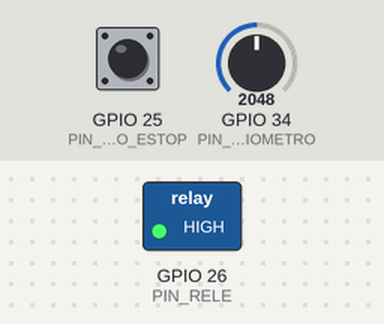
The sketch below on a simulated ESP32. Parts: switched loads named in the sketch (green lamp = pin HIGH). The test bench sets the inputs (shaded band); at power-on: GPIO 34 (PIN_POTENCIOMETRO) = 2048, GPIO 25 (PIN_BOTAO_ESTOP) HIGH. WiFi joins after 1.5 s; servers stay silent unless stated; random numbers use the default seed unless the sketch sets one; no MQTT or app messages arrive unless stated; what the sketch prints to the serial monitor is not drawn.

Above: at 2.8 s.
2.9 s: GPIO 34 (PIN_POTENCIOMETRO) set to 3778
5.5 s: GPIO 34 (PIN_POTENCIOMETRO) set to 3889
At 6.8 s:
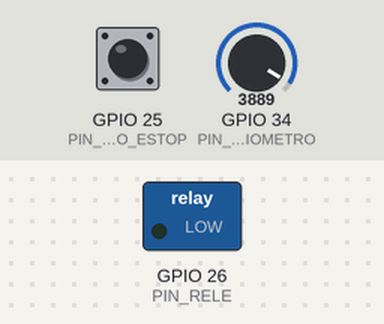
Timing chart, 0 to 8.5 s (numbered marks = the images above; inputs shaded):
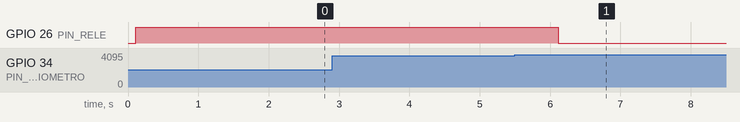

The sketch:

sketch_estop_hivemq.ino
```cpp
/*
 * ====================================================================
 * PROJETO ATIVIDADE 07: E-STOP (EMERGENCY STOP) COM HIVEMQ MQTT
 * Wokwi: https://wokwi.com/projects/478397334417475585
 * Autor original: Lucas Henrique | Adaptação: HiveMQ & Angra III
 *
 * Hardware (Wokwi):
 * - ESP32 DevKit v4
 * - Potenciômetro no GPIO 34 (Sensor Analógico de RPM / Turbina)
 * - Módulo Relé / Motor no GPIO 26 (Atuador de Potência)
 * - Botão Físico E-Stop (Vermelho) no GPIO 25 (INPUT_PULLUP)
 *
 * Broker MQTT:
 * - Host: broker.hivemq.com (Porta 1883 TCP)
 * - Tópicos:
 *   - Publicação de RPM: "angra3/turbina/rpm" e "angra3/telemetria"
 *   - Publicação de Log: "angra3/alertas"
 *   - Publicação de Status: "angra3/reator/status"
 *   - Subscrição de Comandos: "angra3/comandos/#" e "angra3/comandos/scram"
 * ====================================================================
 */

#include <WiFi.h>
#include <PubSubClient.h>

// ============================================================================
// CONFIGURAÇÃO WI-FI E BROKER HIVEMQ
// ============================================================================
const char* WIFI_SSID     = "Wokwi-GUEST";
const char* WIFI_PASSWORD = "";

// HiveMQ Broker Público Gratuito (TCP padrão porta 1883)
const char* MQTT_SERVER   = "broker.hivemq.com";
const int   MQTT_PORT     = 1883;

// ============================================================================
// MAPEAMENTO DOS PINOS FÍSICOS
// ============================================================================
const int PIN_POTENCIOMETRO = 34; // Entrada analógica (Sensor de RPM da Turbina)
const int PIN_RELE         = 26; // Saída para Relé / Motor Principal
const int PIN_BOTAO_ESTOP  = 25; // Botão Vermelho de Emergência (INPUT_PULLUP)

// ============================================================================
// TÓPICOS MQTT PADRONIZADOS
// ============================================================================
const char* TOPIC_TELEMETRIA   = "angra3/telemetria";
const char* TOPIC_RPM          = "angra3/turbina/rpm";
const char* TOPIC_COMANDO_SUB  = "angra3/comandos/#";
const char* TOPIC_STATUS       = "angra3/reator/status";
const char* TOPIC_ALERTAS      = "angra3/alertas";

// ============================================================================
// VARIÁVEIS DE CONTROLE E ESTADO
// ============================================================================
WiFiClient espClient;
PubSubClient client(espClient);

bool motorLigado = true;
const int VALOR_LIMITE_RPM = 2800; // Limite de sobrevelocidade crítica
int rpmAtual = 0;

// Temporização não bloqueante com millis()
unsigned long ultimoEnvioRPM = 0;
const unsigned long INTERVALO_ENVIO_RPM = 1500; // Envia telemetria a cada 1.5s

// Tratamento de clique e debounce do botão físico
int estadoBotaoAnterior = HIGH;
unsigned long ultimoDebounce = 0;

// Protótipos
void setupWifi();
void reconnectMQTT();
void callback(char* topic, byte* payload, unsigned int length);
void desligarMotor(const char* motivo);
void ligarMotor();
void enviarTelemetriaCompleta(int rpm);

void setup() {
  Serial.begin(115200);
  delay(100);

  Serial.println("\n==================================================");
  Serial.println("  SISTEMA DE SEGURANCA E-STOP — ESP32 + HIVEMQ   ");
  Serial.println("==================================================");

  // Configuração dos pinos de hardware
  pinMode(PIN_RELE, OUTPUT);
  pinMode(PIN_BOTAO_ESTOP, INPUT_PULLUP);

  // Relé inicia LIGADO (Sistema operacional normal)
  digitalWrite(PIN_RELE, HIGH);

  estadoBotaoAnterior = digitalRead(PIN_BOTAO_ESTOP);

  // Conexão Wi-Fi
  setupWifi();

  // Configuração MQTT HiveMQ
  client.setServer(MQTT_SERVER, MQTT_PORT);
  client.setCallback(callback);
  client.setBufferSize(512); // Buffer amplo para JSON
}

void loop() {
  if (!client.connected()) {
    reconnectMQTT();
  }
  client.loop();

  unsigned long tempoAtual = millis();

  // --------------------------------------------------------------------------
  // 1. LEITURA DO BOTÃO FÍSICO E-STOP (DETECÇÃO DE TRANSIÇÃO COM DEBOUNCE)
  // --------------------------------------------------------------------------
  int leituraBotao = digitalRead(PIN_BOTAO_ESTOP);

  if (leituraBotao == LOW && estadoBotaoAnterior == HIGH && (tempoAtual - ultimoDebounce > 200)) {
    ultimoDebounce = tempoAtual;
    Serial.println("\n[E-STOP FISICO] BOTAO VERMELHO PRESSIONADO!");
    desligarMotor("Emergencia: E-Stop Acionado Fisicamente no Painel");
  }
  estadoBotaoAnterior = leituraBotao;

  // --------------------------------------------------------------------------
  // 2. LEITURA DO POTENCIÔMETRO (RPM DA TURBINA) E ENVIO A CADA 1.5s
  // --------------------------------------------------------------------------
  if (tempoAtual - ultimoEnvioRPM >= INTERVALO_ENVIO_RPM) {
    ultimoEnvioRPM = tempoAtual;

    int valorAnalogico = analogRead(PIN_POTENCIOMETRO);

    // Se o motor estiver desligado (após E-Stop), o RPM cai para zero
    if (motorLigado) {
      rpmAtual = map(valorAnalogico, 0, 4095, 0, 3000);
    } else {
      rpmAtual = 0;
    }

    Serial.print("[SENSOR] RPM da Turbina: ");
    Serial.print(rpmAtual);
    Serial.print(" RPM | Motor Relé: ");
    Serial.println(motorLigado ? "LIGADO" : "DESLIGADO (E-STOP)");

    // Envia o RPM e telemetria formatada via MQTT
    enviarTelemetriaCompleta(rpmAtual);

    // Proteção de sobrevelocidade automática
    if (rpmAtual > VALOR_LIMITE_RPM && motorLigado) {
      desligarMotor("Emergencia: Limite de RPM Ultrapassado (> 2800 RPM)!");
    }
  }
}

// ============================================================================
// CONEXÃO WI-FI
// ============================================================================
void setupWifi() {
  Serial.print("[WIFI] Conectando a ");
  Serial.println(WIFI_SSID);

  WiFi.mode(WIFI_STA);
  WiFi.begin(WIFI_SSID, WIFI_PASSWORD);

  int tentativas = 0;
  while (WiFi.status() != WL_CONNECTED && tentativas < 20) {
    delay(500);
    Serial.print(".");
    tentativas++;
  }

  if (WiFi.status() == WL_CONNECTED) {
    Serial.println("\n[WIFI] Conectado!");
    Serial.print("[WIFI] IP: ");
    Serial.println(WiFi.localIP());
  }
}

// ============================================================================
// RECONEXÃO AO BROKER HIVEMQ
// ============================================================================
void reconnectMQTT() {
  static unsigned long ultimaTentativa = 0;
  if (millis() - ultimaTentativa < 4000) return;
  ultimaTentativa = millis();

  Serial.print("[MQTT] Conectando ao Broker HiveMQ (broker.hivemq.com)... ");
  String clientId = "ESP32_EStop_" + String(random(0xffff), HEX);

  if (client.connect(clientId.c_str())) {
    Serial.println("CONECTADO COM SUCESSO!");

    // Inscreve-se nos canais de comandos vindos da página web
    client.subscribe(TOPIC_COMANDO_SUB);

    // Publica status inicial
    client.publish(TOPIC_STATUS, motorLigado ? "ONLINE" : "SCRAM", true);
    client.publish(TOPIC_ALERTAS, "ESP32 E-Stop Online no HiveMQ");
  } else {
    Serial.print("Falha, rc=");
    Serial.print(client.state());
    Serial.println(" - Tentando novamente em 4s");
  }
}

// ============================================================================
// CALLBACK: RECEBE COMANDOS DA PÁGINA WEB VIA HIVEMQ
// ============================================================================
void callback(char* topic, byte* payload, unsigned int length) {
  String mensagem = "";
  for (unsigned int i = 0; i < length; i++) {
    mensagem += (char)payload[i];
  }
  mensagem.trim();

  Serial.print("[MQTT RX] Topico: ");
  Serial.print(topic);
  Serial.print(" | Mensagem: ");
  Serial.println(mensagem);

  String strTopic = String(topic);

  // 1. Comando SCRAM ou E-STOP vindo do botão da página web
  if (strTopic.endsWith("/scram") || strTopic.endsWith("/estop") || strTopic.endsWith("estop-comando")) {
    if (mensagem == "1" || mensagem.equalsIgnoreCase("scram") || mensagem.equalsIgnoreCase("off")) {
      desligarMotor("E-Stop / SCRAM Acionado Remotamente pela Pagina Web");
    } else if (mensagem == "0" || mensagem.equalsIgnoreCase("reset") || mensagem.equalsIgnoreCase("on")) {
      ligarMotor();
    }
  }
  // 2. Comando Reset
  else if (strTopic.endsWith("/reset")) {
    ligarMotor();
  }
}

// ============================================================================
// FUNÇÃO DE DESLIGAMENTO DO MOTOR / RELÉ (E-STOP)
// ============================================================================
void desligarMotor(const char* motivo) {
  if (motorLigado) {
    motorLigado = false;
    digitalWrite(PIN_RELE, LOW); // Corta a alimentação do motor (Relé DESLIGADO)

    Serial.println("\n!!!!!!!!!!!!!!!!!!!!!!!!!!!!!!!!!!!!!!!!!!!!!!!!!!");
    Serial.print("  [ALERTA CRITICO] ");
    Serial.println(motivo);
    Serial.println("!!!!!!!!!!!!!!!!!!!!!!!!!!!!!!!!!!!!!!!!!!!!!!!!!!");

    if (client.connected()) {
      client.publish(TOPIC_STATUS, "SCRAM", true);
      client.publish(TOPIC_ALERTAS, motivo, true);
      client.publish("angra3/reator/scram", "1");
    }
  }
}

// ============================================================================
// FUNÇÃO DE LIGAMENTO DO MOTOR / RELÉ (RESET)
// ============================================================================
void ligarMotor() {
  motorLigado = true;
  digitalWrite(PIN_RELE, HIGH); // Reativa o Relé
  Serial.println("[SISTEMA] Motor rearmado com sucesso.");

  if (client.connected()) {
    client.publish(TOPIC_STATUS, "ONLINE", true);
    client.publish(TOPIC_ALERTAS, "Motor do Sistema E-Stop Rearmado.");
  }
}

// ============================================================================
// ENVIO DE TELEMETRIA COMPLETA PARA A PÁGINA WEB
// ============================================================================
void enviarTelemetriaCompleta(int rpm) {
  if (!client.connected()) return;

  // Calcula valores derivados proporcionais ao RPM
  float potenciaCalc = motorLigado ? map(rpm, 0, 3000, 0, 1510) : 0;
  float tempCalc     = motorLigado ? (300.0 + (rpm / 100.0)) : 80.0;
  float pressaoCalc  = motorLigado ? (140.0 + (rpm / 200.0)) : 40.0;
  float radCalc      = motorLigado ? 0.12 : 0.05;

  // 1. Tópico direto de RPM
  client.publish(TOPIC_RPM, String(rpm).c_str());

  // 2. Tópico JSON unificado consumido pelo Chart.js e Cards no app.js
  char jsonBuffer[256];
  snprintf(jsonBuffer, sizeof(jsonBuffer),
    "{\"turbina\":%d,\"potencia\":%.0f,\"temperatura\":%.1f,\"pressao\":%.1f,\"radiacao\":%.2f,\"motor\":%d}",
    rpm,
    potenciaCalc,
    tempCalc,
    pressaoCalc,
    radCalc,
    motorLigado ? 1 : 0
  );

  client.publish(TOPIC_TELEMETRIA, jsonBuffer);
}
```

Measured:
- the behaviour switches between 3823 and 3824 on GPIO 34 (PIN_POTENCIOMETRO) (found by bisection; images 0 and 1)
- after the input at 2.9 s, every drawn part: stays the same
- after the input at 5.5 s, GPIO 26 (PIN_RELE): HIGH → LOW after 0.62 s
